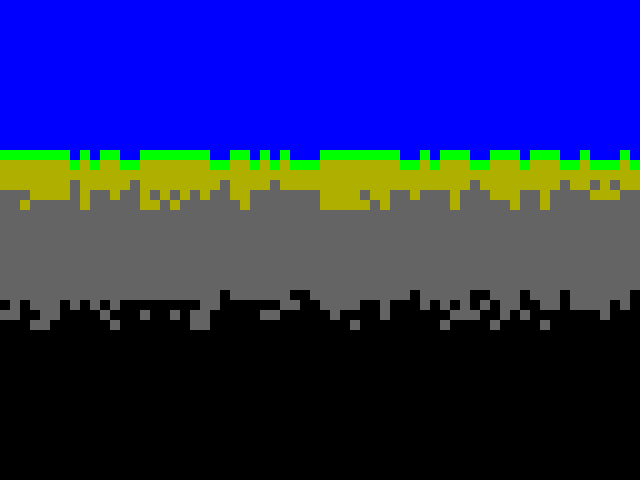
Frame 1 (no input)
Frame 60 (the mouse pressed at the canvas centre just before this capture): identical to frame 1, image omitted
Frame 120 (the mouse held since frame 60 and released just before this capture): identical to frame 1, image omitted

The Processing sketch that drew this single still picture (run headless with seeded random() and noise(); from frame 60 on, the mouse is pressed at the canvas centre):

// Processing sketch: project_6
// ── project_6.pde
Block[] topSoil = new Block[64];
Block[][] ground;

int groundLevel;

void setup() { 
  size(640, 480);
  frameRate(60);
  noStroke();
  loop();
  
  generate();
}

void draw() {
  for (Block block : topSoil) {
    block.draw();
    ground[block.getX()][block.getY()] = null;
  }
  
  for (int i = 0; i < 64; i++) {
    for (int j = groundLevel; j < 48; j++) {
      if (ground[i][j] != null) ground[i][j].draw();
    }
  }
}

void keyPressed() {
  switch(keyCode) {
    default:
      generate();
      break;
  }
}

void generate() {
  fill(color(0, 0, 255, 255));
  rect(0, 0, 640, 480);
  
  groundLevel = 10 + (int) random(-2, 10);
  ground = new Block[64][48];
  
  for (int i = 0; i < 64; i++) {
    int deviation = (int) random(-1, 2);
    topSoil[i] = new Block(0, i, groundLevel + deviation);
    
    for (int j = groundLevel; j < 48; j++) {
      int blockHeight = j + deviation;
      if (blockHeight < 48) {
        ground[i][blockHeight] = new Block(1, i, blockHeight);
        ground[i][blockHeight].setDepth(blockHeight - groundLevel + deviation);
      }
    }
  }
}

class Block {
  
  private int type;
  private int x, y;
  private int depth;
  private color c;
  
  public Block(int type, int x, int y) {
    this.type = type;
    this.x = x;
    this.y = y;
  }
  
  void draw() {
    switch(type) {
      case 0:
        depth = 0;
        c = color(0, 255, 0, 255);
        break;
      case 1:
        c = color(175, 175, 0, 255);
        break;
      case 2:
        c = color(100, 100, 100, 255);
        break;
      case 3:
        c = color(0, 0, 0, 255);
        break;
      default:
        return;
    }
    
    fill(c);
    rect(x * 10, y * 10, 10, 10);
  }
  
  public void setDepth(int depth) {
    this.depth = depth;
    if (depth >= 15 + (int) random(-1, 4)) type = 3;
    else if (depth >= 4 + (int) random(-1, 3)) type = 2;
  }
  
  public int getX() {
    return x;
  }
  
  public int getY() {
    return y; 
  }
}
